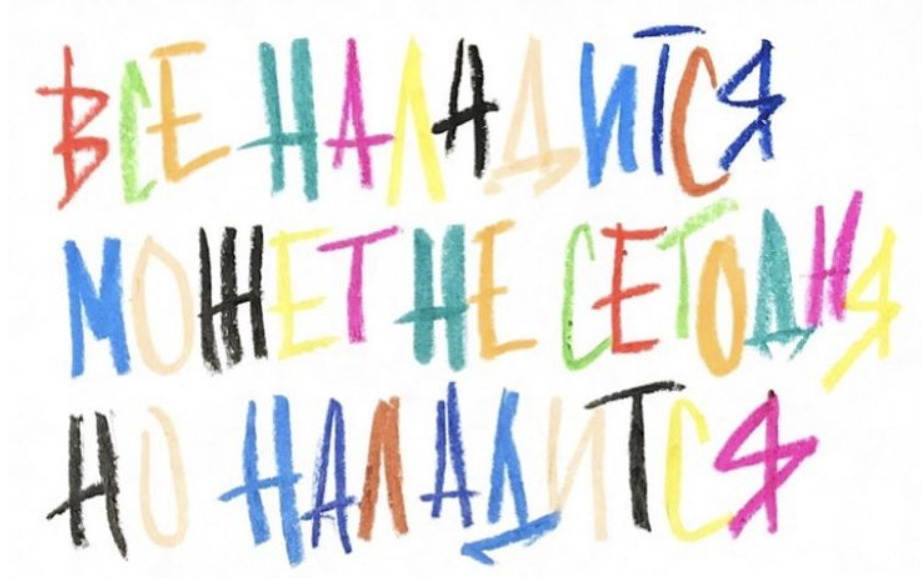
#> input picture images/baby_picture.jpg, 922 x 578 px
$ python transformation_of_childrens_picturs.py
#> lines starting #> are read from the running program, lines starting #| are printed output that depends on the picture; after the words box and inside, x2 and y2 are one past the last pixel; in counts of white or black regions, pixels touching at a corner belong together
import cv2
import numpy as np

baby_picture = cv2.imread('images/baby_picture.jpg')
#> baby_picture is the input picture: shape (578, 922, 3); mean B, G, R 227.8, 229.2, 230.6
mask_baby_picture = np.zeros(baby_picture.shape, np.uint8)

baby_picture = cv2.GaussianBlur(baby_picture, (9, 9), 0)
baby_picture = cv2.cvtColor(baby_picture, cv2.COLOR_BGR2GRAY)
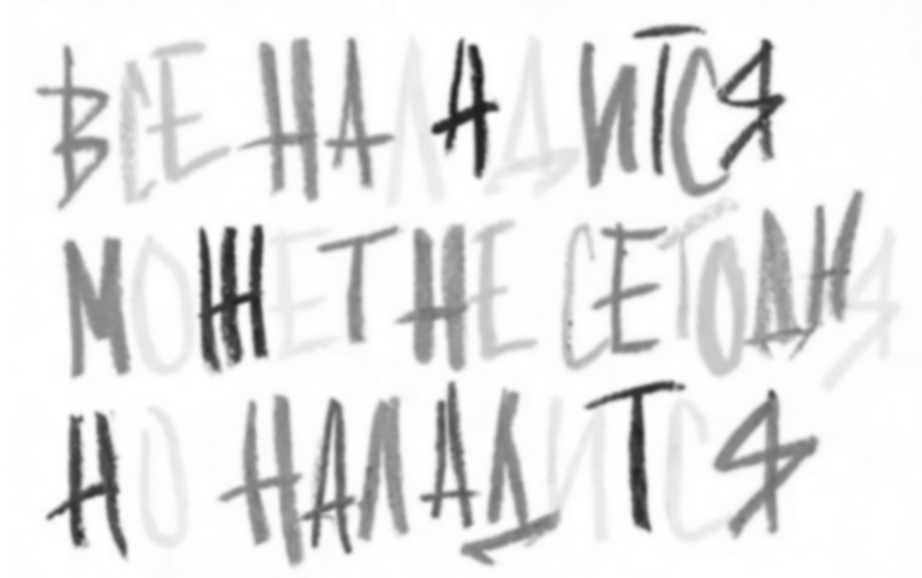
#> baby_picture: shape (578, 922); min 28, max 255, mean 229.5
baby_picture = cv2.Canny(baby_picture, 10, 20)
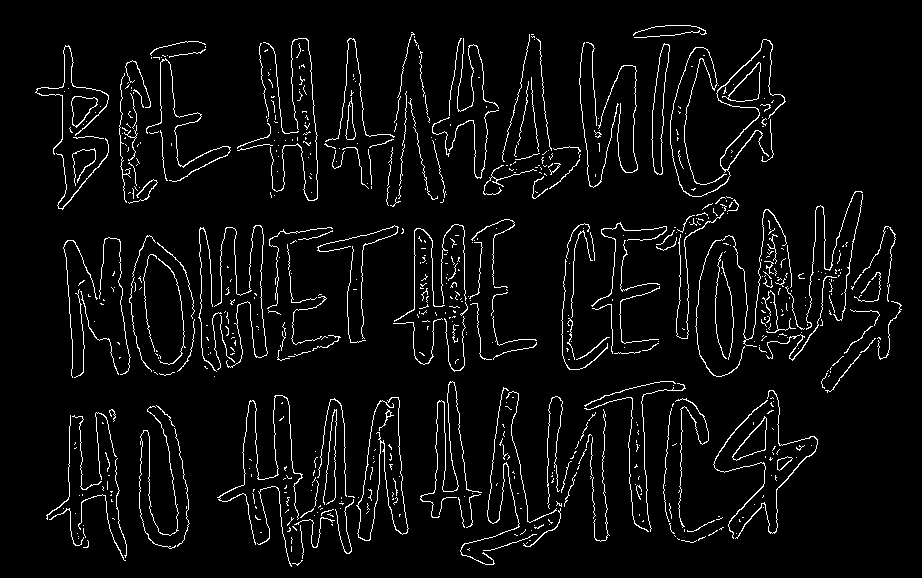
#> baby_picture: shape (578, 922); 4.7% white in thin lines or dots, all inside (x1, y1, x2, y2) = (35, 25, 902, 567)
kernel = np.ones((5, 5), np.uint8)
img = cv2.dilate(baby_picture, kernel, iterations=1)
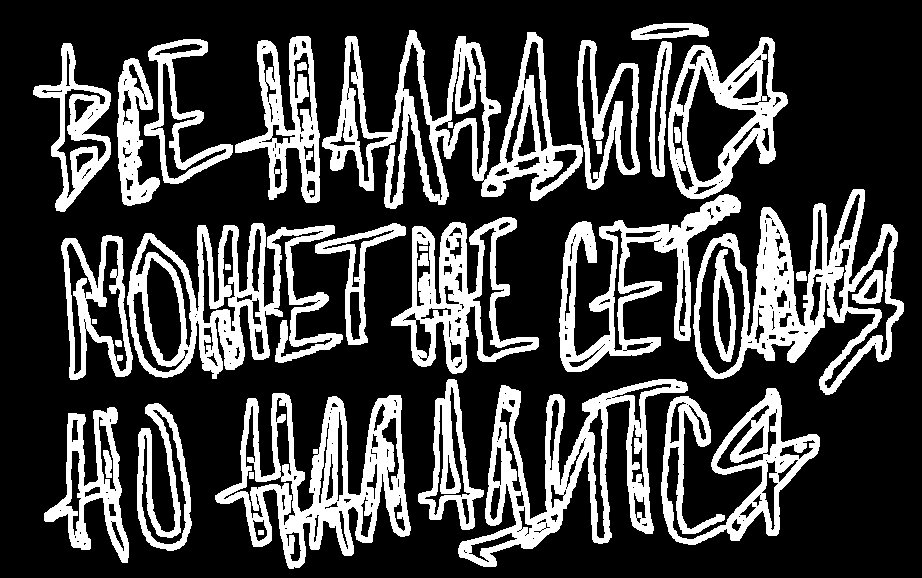
#> img: shape (578, 922); 26.4% white; 35 white regions
img = cv2.erode(baby_picture, kernel, iterations=1)
#> img: shape (578, 922); every value is 0
con, hir = cv2.findContours(baby_picture, cv2.RETR_LIST, cv2.CHAIN_APPROX_NONE)
#> con = 743 contours, 702 with area under 20; largest, box (x1, y1, x2, y2) and area: (651, 43, 670, 175) 1152, (651, 44, 670, 175) 1144, (722, 62, 761, 102) 675, (728, 62, 761, 102) 642, (732, 416, 767, 461) 639; hir = 743 rows, first 6: [1, -1, -1, -1], [2, 0, -1, -1], [3, 1, -1, -1], [4, 2, -1, -1], [5, 3, -1, -1], [6, 4, -1, -1]
print(len(con))
#| 743
cv2.drawContours(mask_baby_picture, con[:225], -1, (255, 0, 0), 1)
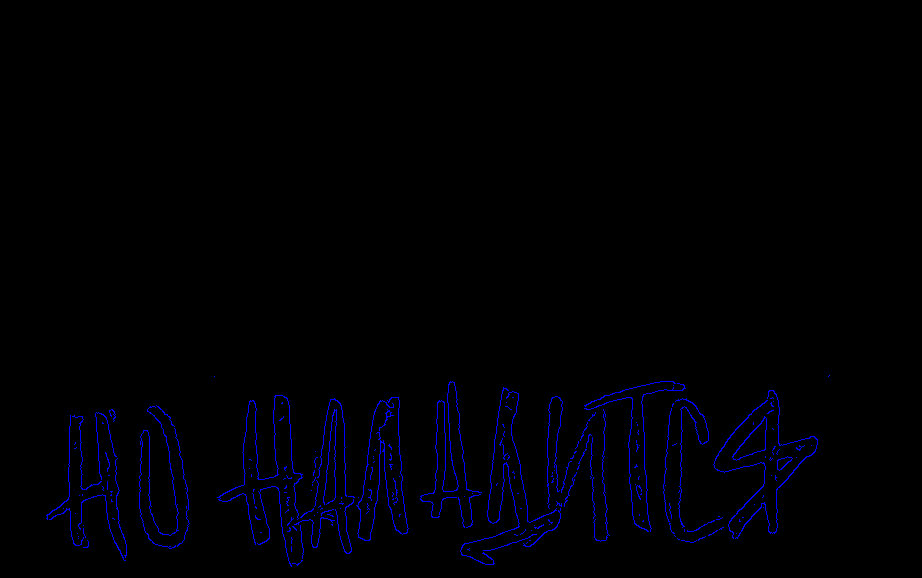
#> mask_baby_picture: shape (578, 922, 3); mean of channels 0, 1, 2 3.8, 0, 0; drawn as B, G, R
cv2.drawContours(mask_baby_picture, con[226:535], -1, (0, 255, 0), 1)
cv2.drawContours(mask_baby_picture, con[536:743], -1, (0, 0, 255), 1)
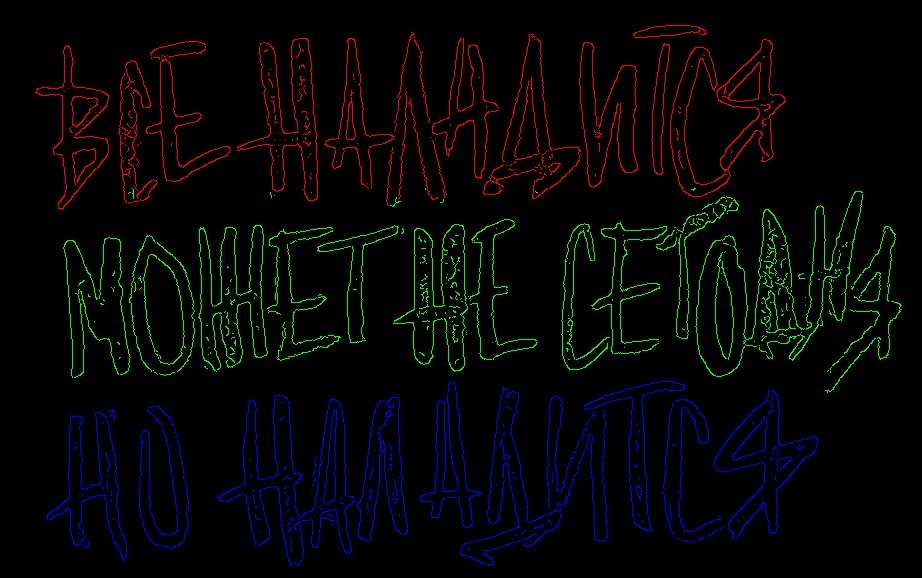
#> mask_baby_picture: shape (578, 922, 3); mean of channels 0, 1, 2 3.8, 4.4, 3.7; drawn as B, G, R


cv2.imshow('baby picture', mask_baby_picture)
cv2.waitKey(0)
